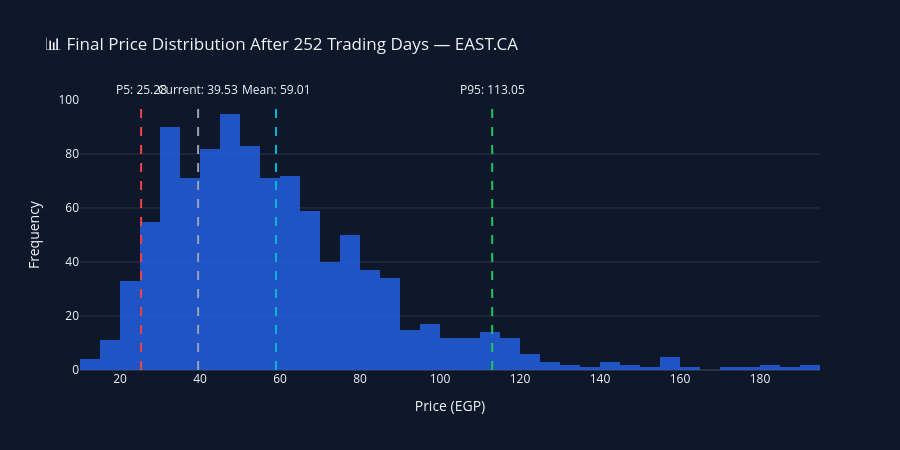

The notebook cell saved with this chart:
### Markdown cell above
---
## 📉 Section 12: Risk Analysis — Final Price Distribution

### Code cell
final_prices = result["paths"][-1, :]  # All N_PATHS final prices

# Probability of profit
prob_profit = np.mean(final_prices > current_price) * 100
prob_loss   = 100 - prob_profit
prob_gain20 = np.mean(final_prices > current_price * 1.20) * 100
prob_loss20 = np.mean(final_prices < current_price * 0.80) * 100

print(f"📊 Risk Analysis — {TICKER}")
print(f"   P(price > current)         : {prob_profit:.1f}%")
print(f"   P(price < current)         : {prob_loss:.1f}%")
print(f"   P(gain > 20%)              : {prob_gain20:.1f}%")
print(f"   P(loss > 20%)              : {prob_loss20:.1f}%")
print()

# Distribution chart
fig = go.Figure()

fig.add_trace(go.Histogram(
    x=final_prices,
    nbinsx=80,
    name="Final Price Distribution",
    marker_color="#2563eb",
    opacity=0.8
))

# Vertical lines
for val, color, label in [
    (current_price,   "#94a3b8", f"Current: {current_price:.2f}"),
    (forecast_mean,   "#06b6d4", f"Mean: {forecast_mean:.2f}"),
    (forecast_p5,     "#ef4444", f"P5: {forecast_p5:.2f}"),
    (forecast_p95,    "#22c55e", f"P95: {forecast_p95:.2f}")
]:
    fig.add_vline(x=val, line_dash="dash", line_color=color,
                  annotation_text=label, annotation_position="top")

fig.update_layout(
    title=f"📊 Final Price Distribution After {FORECAST_DAYS} Trading Days — {TICKER}",
    xaxis_title="Price (EGP)",
    yaxis_title="Frequency",
    template="plotly_dark",
    paper_bgcolor="#0f172a",
    plot_bgcolor="#0f172a",
    height=450
)

fig.show()

### Figure 1 — Plotly figure (JSON) as saved in the notebook; plotly's stock layout.template omitted (floating-point values rounded to 4 significant figures; data arrays with more than 128 entries replaced by an {"elided": "..."} marker saying what was removed)
{"data": [{"marker": {"color": "#2563eb"}, "name": "Final Price Distribution", "nbinsx": 80, "opacity": 0.8, "type": "histogram", "x": {"elided": "1000 float values"}}], "layout": {"annotations": [{"showarrow": false, "text": "Current: 39.53", "x": 39.53, "xanchor": "center", "xref": "x", "y": 1, "yanchor": "bottom", "yref": "y domain"}, {"showarrow": false, "text": "Mean: 59.01", "x": 59.01, "xanchor": "center", "xref": "x", "y": 1, "yanchor": "bottom", "yref": "y domain"}, {"showarrow": false, "text": "P5: 25.28", "x": 25.28, "xanchor": "center", "xref": "x", "y": 1, "yanchor": "bottom", "yref": "y domain"}, {"showarrow": false, "text": "P95: 113.05", "x": 113.1, "xanchor": "center", "xref": "x", "y": 1, "yanchor": "bottom", "yref": "y domain"}], "height": 450, "paper_bgcolor": "#0f172a", "plot_bgcolor": "#0f172a", "shapes": [{"line": {"color": "#94a3b8", "dash": "dash"}, "type": "line", "x0": 39.53, "x1": 39.53, "xref": "x", "y0": 0, "y1": 1, "yref": "y domain"}, {"line": {"color": "#06b6d4", "dash": "dash"}, "type": "line", "x0": 59.01, "x1": 59.01, "xref": "x", "y0": 0, "y1": 1, "yref": "y domain"}, {"line": {"color": "#ef4444", "dash": "dash"}, "type": "line", "x0": 25.28, "x1": 25.28, "xref": "x", "y0": 0, "y1": 1, "yref": "y domain"}, {"line": {"color": "#22c55e", "dash": "dash"}, "type": "line", "x0": 113.1, "x1": 113.1, "xref": "x", "y0": 0, "y1": 1, "yref": "y domain"}], "title": {"text": "📊 Final Price Distribution After 252 Trading Days — EAST.CA"}, "xaxis": {"title": {"text": "Price (EGP)"}}, "yaxis": {"title": {"text": "Frequency"}}}}
